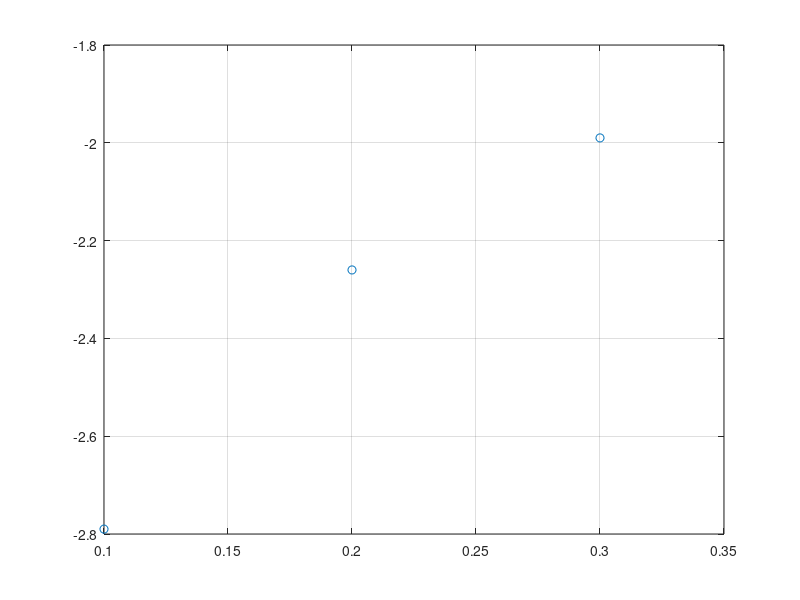

Write the MATLAB code that produced this figure. (Note: this script raises an error after producing the figure.)
clc;
clear;


%data
x = 0.1:0.1:0.3;
y = [-2.79 -2.26 -1.99];
l = length(y);
alpha = 4.02;
beta = -2.62;
xp = 0.2300;  %point
a=x(1);
b=x(end);
h = (b-a)/(l-1);
s=0.01;     %space

%plot
figure;
ylabel('y');
xlabel('x');
title('Wykres y(x)');
xe=a:s:b;
plot(x, y, 'o', 'DisplayName', 'Data');
grid on;

%Ax=c;
A=zeros(l);
for i=1:l
    for j=1:l
        if i == j
            A(i,j)=4;
        elseif i==(j+1) || i==(j-1)
            A(i,j)=1;
        end
    end
end
A(1,2)=2;
A(l,l-1)=2
v=y';
v(1,1)=v(1,1)+(alpha*h/l);
v(l,1)=v(l,1)-(beta*h/l)
C=A\v
c1=C(2)-(alpha*h/3)
cnplus1=C(end-1)+(beta*h/3)
C=[c1; C; cnplus1]
disp('where C(1) is mathematicaly C-1 etc.')

%Phi
xPhi=[0 0 0 x 0 0 0];
for i=-3:l+2
    xPhi(i+4)=a+i*h;
end
xPhi=xPhi';
xi=xPhi(1):s:xPhi(end);
d=length(xi);
Phi = P(xi,xPhi,l,h,d);
hold on;
plot(xi,Phi, '--','DisplayName', 'Phi'); 
legend('location','bestoutside');
hold off;

S3=0;
for i=1:l+2
    for j=1:d
        pc(i,j)=Phi(i,j)*C(i,1);
    end
end
S3=sum(pc);
idx=find(abs(xi - xp.') < 10 * eps(max(xi, xp)));
fprintf('Interpolation for x = %o:',xp);
disp(S3(idx));
hold on;
plot(xi,S3,'DisplayName', 'Interpolation');
plot(xp, S3(idx), '*', 'DisplayName', 'Choosen point');
label1 = {xp, S3(idx)};
text(xp,S3(idx), label1,'VerticalAlignment','bottom','HorizontalAlignment','right');
axis([a b -3 4]);
xlim([a b]);
hold off;


function Phi = P(xi,xPhi,l,h,d)
    Phi=zeros(l+2,d);
    for i=3:l+4
        for j=1:d;
            ha = 1/(h^3);
            if xi(j) >= xPhi(i-2) && xi(j) <= xPhi(i-1)
                Phi(i-2,j)=ha*((xi(j)-xPhi(i-2))^3);
            elseif xi(j) >= xPhi(i-1) && xi(j) <= xPhi(i)
                Phi(i-2,j)=ha*((xi(j)-xPhi(i-2))^3-4*(xi(j)-xPhi(i-1))^3);
            elseif xi(j) >= xPhi(i) &&xi(j) <= xPhi(i+1)
                Phi(i-2,j)=ha*((xPhi(i+2)-xi(j))^3-4*(xPhi(i+1)-xi(j))^3);
            elseif xi(j) >= xPhi(i+1) && xi(j) <= xPhi(i+2)
                Phi(i-2,j)=ha*((xPhi(i+2)-xi(j))^3);
            end
        end
    end
end
